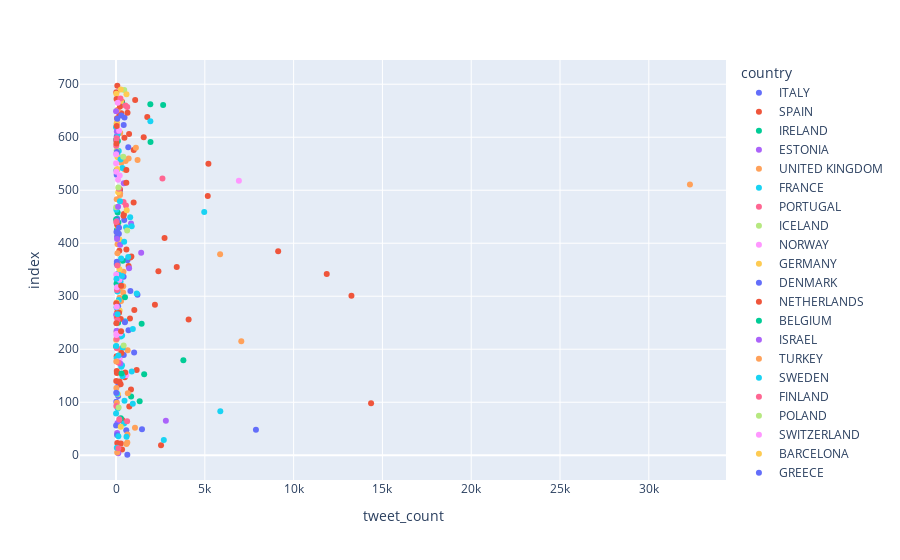

This figure's notebook cell:
### Code cell
px.scatter(startups, x="tweet_count", color= "country")

### Figure 1 — Plotly figure (JSON) as saved in the notebook; plotly's stock layout.template omitted (floating-point values rounded to 4 significant figures)
{"data": [{"hovertemplate": "country=ITALY<br>tweet_count=%{x}<br>index=%{y}<extra></extra>", "legendgroup": "ITALY", "marker": {"color": "#636efa", "symbol": "circle"}, "mode": "markers", "name": "ITALY", "orientation": "h", "showlegend": true, "type": "scatter", "x": [null, 636, 576, null, null, null, 17, 119, null, null, null, 133, null, null, null, null, 1019, null, null, 704, null, 69, 117, null, null, null, 1208, 94, 41, 72, null, 642, null, 461, 65, null, null, null, 222, null, 38, null, null, null, 31, 689, 43, null, null, 476, null, null, null, null, null, null], "xaxis": "x", "y": [0, 1, 47, 78, 81, 100, 101, 112, 119, 121, 126, 133, 157, 163, 166, 186, 194, 208, 209, 236, 264, 278, 281, 282, 294, 296, 303, 322, 323, 334, 336, 368, 409, 444, 446, 476, 481, 495, 499, 527, 529, 530, 544, 547, 569, 581, 602, 605, 626, 637, 656, 659, 678, 683, 693, 699], "yaxis": "y"}, {"hovertemplate": "country=SPAIN<br>tweet_count=%{x}<br>index=%{y}<extra></extra>", "legendgroup": "SPAIN", "marker": {"color": "#EF553B", "symbol": "circle"}, "mode": "markers", "name": "SPAIN", "orientation": "h", "showlegend": true, "type": "scatter", "x": [null, null, 339, null, 273, 69, null, null, null, null, 357, 322, null, null, null, 747, null, null, null, 843, 258, null, 13, 496, 48, 1162, null, 140, 35, null, null, 38, null, 4088, 785, null, 65, 1030, 2190, 156, null, 13256, 147, null, null, null, 11864, 2387, 3418, null, 709, null, 808, 864, null, 9130, 185, 585, null, 2732, null, null, null, null, 991, null, 5165, null, 217, null, null, null, null, null, 5202, null, 996, 1558, 735, null, null, null, 57, 1759, 209, 199, null, 294, 339, 1077, null, null, 15, null, null, 72, null], "xaxis": "x", "y": [2, 7, 11, 16, 22, 23, 33, 45, 50, 63, 66, 67, 69, 72, 76, 92, 106, 109, 123, 124, 134, 138, 140, 147, 155, 161, 162, 178, 187, 191, 216, 233, 244, 256, 258, 268, 270, 274, 284, 290, 300, 301, 315, 318, 321, 326, 342, 347, 355, 356, 357, 363, 373, 375, 378, 385, 386, 388, 389, 410, 434, 453, 454, 474, 477, 482, 489, 497, 502, 504, 506, 512, 534, 545, 550, 567, 576, 600, 606, 609, 610, 622, 636, 638, 642, 643, 644, 645, 667, 670, 671, 677, 685, 687, 692, 697, 698], "yaxis": "y"}, {"hovertemplate": "country=IRELAND<br>tweet_count=%{x}<br>index=%{y}<extra></extra>", "legendgroup": "IRELAND", "marker": {"color": "#00cc96", "symbol": "circle"}, "mode": "markers", "name": "IRELAND", "orientation": "h", "showlegend": true, "type": "scatter", "x": [null, null, null, null, 1331, 849, null, 1585, null, 3791, 5, 1442, null, null, null, 34, 43, null, null, 373, null, 50, 131, 5, null, 91, null, null, null, 27, 1942, null, 103, 6, 1932, 345], "xaxis": "x", "y": [3, 15, 85, 89, 102, 111, 144, 153, 176, 179, 205, 248, 271, 302, 308, 324, 332, 349, 352, 367, 380, 425, 439, 445, 450, 458, 470, 475, 532, 537, 591, 592, 593, 595, 662, 664], "yaxis": "y"}, {"hovertemplate": "country=ESTONIA<br>tweet_count=%{x}<br>index=%{y}<extra></extra>", "legendgroup": "ESTONIA", "marker": {"color": "#ab63fa", "symbol": "circle"}, "mode": "markers", "name": "ESTONIA", "orientation": "h", "showlegend": true, "type": "scatter", "x": [126, 62, 81, 2805, null, 7, null, 1416, null, 845, null, 437], "xaxis": "x", "y": [4, 42, 61, 65, 164, 265, 372, 382, 433, 437, 501, 513], "yaxis": "y"}, {"hovertemplate": "country=UNITED KINGDOM<br>tweet_count=%{x}<br>index=%{y}<extra></extra>", "legendgroup": "UNITED KINGDOM", "marker": {"color": "#FFA15A", "symbol": "circle"}, "mode": "markers", "name": "UNITED KINGDOM", "orientation": "h", "showlegend": true, "type": "scatter", "x": [66, 585, 636, 644, 1067, null, null, 45, 663, 20, 180, 655, 239, null, null, 7053, 5, null, null, null, 282, 197, 400, 211, 406, null, null, 419, null, 86, 5860, 80, null, 87, 91, null, 110, null, null, null, 39, null, 228, 231, null, 32317, 490, 300, 539, 1212, 709, null, 1118, null, 237, 75, 47, null, 94, null], "xaxis": "x", "y": [5, 21, 24, 39, 52, 75, 87, 99, 117, 127, 185, 198, 200, 211, 214, 215, 218, 219, 225, 240, 291, 297, 307, 314, 319, 329, 345, 346, 348, 362, 379, 381, 387, 398, 416, 417, 431, 441, 448, 461, 483, 485, 491, 494, 508, 511, 539, 552, 555, 557, 560, 578, 580, 583, 608, 614, 627, 639, 652, 654], "yaxis": "y"}, {"hovertemplate": "country=FRANCE<br>tweet_count=%{x}<br>index=%{y}<extra></extra>", "legendgroup": "FRANCE", "marker": {"color": "#19d3f3", "symbol": "circle"}, "mode": "markers", "name": "FRANCE", "orientation": "h", "showlegend": true, "type": "scatter", "x": [null, null, 45, null, 590, null, null, 1, 5872, 98, 945, 476, null, null, null, 884, 296, null, 337, 36, 374, null, null, 272, null, null, 507, 155, 1166, 78, 252, 52, 112, 92, null, 287, 686, null, null, 882, 797, null, 4967, 20, null, null, null, null, 357, null, null, 83, null, 152, null, null, null, 106, 3, 1934, 286, null], "xaxis": "x", "y": [6, 9, 14, 34, 35, 53, 73, 79, 83, 88, 97, 103, 110, 129, 146, 158, 167, 169, 170, 183, 203, 217, 222, 224, 243, 246, 253, 293, 305, 309, 328, 335, 343, 359, 366, 371, 374, 377, 384, 432, 449, 457, 459, 463, 464, 488, 507, 525, 542, 548, 565, 566, 571, 574, 582, 589, 603, 607, 619, 630, 663, 669], "yaxis": "y"}, {"hovertemplate": "country=PORTUGAL<br>tweet_count=%{x}<br>index=%{y}<extra></extra>", "legendgroup": "PORTUGAL", "marker": {"color": "#FF6692", "symbol": "circle"}, "mode": "markers", "name": "PORTUGAL", "orientation": "h", "showlegend": true, "type": "scatter", "x": [null, 132, null, null, null, 44, 44, 55, 559, null, null, null], "xaxis": "x", "y": [8, 13, 43, 57, 71, 202, 220, 312, 471, 493, 586, 666], "yaxis": "y"}, {"hovertemplate": "country=ICELAND<br>tweet_count=%{x}<br>index=%{y}<extra></extra>", "legendgroup": "ICELAND", "marker": {"color": "#B6E880", "symbol": "circle"}, "mode": "markers", "name": "ICELAND", "orientation": "h", "showlegend": true, "type": "scatter", "x": [null, null, null, null, null, 9, 36, null, null, 461], "xaxis": "x", "y": [10, 41, 114, 130, 142, 468, 575, 648, 688, 689], "yaxis": "y"}, {"hovertemplate": "country=NORWAY<br>tweet_count=%{x}<br>index=%{y}<extra></extra>", "legendgroup": "NORWAY", "marker": {"color": "#FF97FF", "symbol": "circle"}, "mode": "markers", "name": "NORWAY", "orientation": "h", "showlegend": true, "type": "scatter", "x": [null, null, null, null, null, null, null, 573, null, 205, null, null, null, 21, 54, 12, null, null, null, null, 6918, null, null, null, null, null], "xaxis": "x", "y": [12, 58, 80, 82, 107, 122, 141, 151, 168, 182, 228, 231, 242, 260, 317, 341, 354, 423, 486, 498, 518, 549, 554, 570, 585, 613], "yaxis": "y"}, {"hovertemplate": "country=GERMANY<br>tweet_count=%{x}<br>index=%{y}<extra></extra>", "legendgroup": "GERMANY", "marker": {"color": "#FECB52", "symbol": "circle"}, "mode": "markers", "name": "GERMANY", "orientation": "h", "showlegend": true, "type": "scatter", "x": [null, null, null, null, null, null, null, null, null, 107, null, null, null, null, null, null, null, null, null, 205, null, null, 40, null, null, null, 194, null, null, 194, null, null, 120, null, null, null, null, 66, null, 86, null, 29, null, null, null, null, 278, 588, 18, 272], "xaxis": "x", "y": [17, 27, 55, 74, 84, 91, 105, 108, 113, 115, 125, 136, 172, 190, 197, 213, 252, 259, 263, 273, 275, 276, 288, 292, 316, 330, 351, 392, 405, 407, 436, 480, 496, 509, 510, 526, 531, 540, 561, 562, 596, 625, 634, 640, 653, 655, 668, 681, 682, 690], "yaxis": "y"}, {"hovertemplate": "country=DENMARK<br>tweet_count=%{x}<br>index=%{y}<extra></extra>", "legendgroup": "DENMARK", "marker": {"color": "#636efa", "symbol": "circle"}, "mode": "markers", "name": "DENMARK", "orientation": "h", "showlegend": true, "type": "scatter", "x": [null, null, null, 58, null, null, 7878, 1461, 3, null, null, null, 435, 67, null, null, 809, 426, 41, 45, null, null, null, 61, null, 160, 25, null, null, null, null, null, null, null, null, 48, null, null, null, 432, 69, null], "xaxis": "x", "y": [18, 31, 32, 38, 40, 46, 48, 49, 56, 77, 120, 184, 189, 283, 285, 289, 310, 337, 361, 365, 393, 399, 404, 412, 414, 418, 421, 451, 456, 460, 467, 490, 500, 536, 541, 572, 590, 597, 615, 623, 635, 694], "yaxis": "y"}, {"hovertemplate": "country=NETHERLANDS<br>tweet_count=%{x}<br>index=%{y}<extra></extra>", "legendgroup": "NETHERLANDS", "marker": {"color": "#EF553B", "symbol": "circle"}, "mode": "markers", "name": "NETHERLANDS", "orientation": "h", "showlegend": true, "type": "scatter", "x": [2534, null, 14362, null, null, 520, 41, null, null, 304, null, null, 267, 63, 172, null, 15, null, 289, null, 61, null, 443, null, null, null, null, 473, null, 224, 30, null], "xaxis": "x", "y": [19, 59, 98, 131, 143, 156, 159, 180, 181, 193, 210, 221, 257, 261, 269, 286, 287, 311, 320, 395, 435, 438, 455, 465, 519, 521, 577, 599, 618, 658, 672, 696], "yaxis": "y"}, {"hovertemplate": "country=BELGIUM<br>tweet_count=%{x}<br>index=%{y}<extra></extra>", "legendgroup": "BELGIUM", "marker": {"color": "#00cc96", "symbol": "circle"}, "mode": "markers", "name": "BELGIUM", "orientation": "h", "showlegend": true, "type": "scatter", "x": [null, 269, null, 117, 503, null, null, null, 2653], "xaxis": "x", "y": [20, 70, 96, 250, 298, 401, 411, 419, 661], "yaxis": "y"}, {"hovertemplate": "country=ISRAEL<br>tweet_count=%{x}<br>index=%{y}<extra></extra>", "legendgroup": "ISRAEL", "marker": {"color": "#ab63fa", "symbol": "circle"}, "mode": "markers", "name": "ISRAEL", "orientation": "h", "showlegend": true, "type": "scatter", "x": [null, null, null, null, null, null, null, null, null, 237, 34, null, null, null, null, null, null, 736, null, 233, null, null, null, null, 54, 116, null, null, null, null, 45, null, null, null, 2, null, null], "xaxis": "x", "y": [25, 30, 62, 86, 95, 104, 132, 145, 171, 173, 235, 237, 239, 272, 325, 340, 344, 353, 370, 397, 406, 422, 426, 427, 442, 469, 473, 487, 515, 601, 611, 617, 633, 647, 649, 650, 674], "yaxis": "y"}, {"hovertemplate": "country=TURKEY<br>tweet_count=%{x}<br>index=%{y}<extra></extra>", "legendgroup": "TURKEY", "marker": {"color": "#FFA15A", "symbol": "circle"}, "mode": "markers", "name": "TURKEY", "orientation": "h", "showlegend": true, "type": "scatter", "x": [null, null], "xaxis": "x", "y": [26, 299], "yaxis": "y"}, {"hovertemplate": "country=SWEDEN<br>tweet_count=%{x}<br>index=%{y}<extra></extra>", "legendgroup": "SWEDEN", "marker": {"color": "#19d3f3", "symbol": "circle"}, "mode": "markers", "name": "SWEDEN", "orientation": "h", "showlegend": true, "type": "scatter", "x": [null, 2691, 132, 452, null, 58, null, null, 368, null, 134, null, null, 11, 344, null, 946, null, 87, null, 33, null, null, null, null, 458, 566, null, null, null, null, 251, null, null, null], "xaxis": "x", "y": [28, 29, 36, 60, 94, 116, 128, 135, 149, 150, 188, 192, 199, 206, 226, 232, 238, 254, 266, 277, 279, 383, 394, 400, 402, 403, 430, 472, 516, 543, 553, 558, 680, 684, 695], "yaxis": "y"}, {"hovertemplate": "country=FINLAND<br>tweet_count=%{x}<br>index=%{y}<extra></extra>", "legendgroup": "FINLAND", "marker": {"color": "#FF6692", "symbol": "circle"}, "mode": "markers", "name": "FINLAND", "orientation": "h", "showlegend": true, "type": "scatter", "x": [null, 625, 183, 17, null, null, null, 131, null, 85, null, null, 76, null, null, 10, null, 425, null, null, 159, null, 2614, null, null, 14, 16, 630, 531, 248], "xaxis": "x", "y": [37, 64, 68, 93, 148, 152, 165, 175, 223, 255, 306, 350, 358, 364, 396, 440, 447, 478, 484, 492, 503, 517, 522, 524, 546, 584, 594, 657, 660, 673], "yaxis": "y"}, {"hovertemplate": "country=POLAND<br>tweet_count=%{x}<br>index=%{y}<extra></extra>", "legendgroup": "POLAND", "marker": {"color": "#B6E880", "symbol": "circle"}, "mode": "markers", "name": "POLAND", "orientation": "h", "showlegend": true, "type": "scatter", "x": [null, 145, 429, 626, null, 128, null, 408, null], "xaxis": "x", "y": [44, 90, 207, 424, 443, 505, 523, 563, 691], "yaxis": "y"}, {"hovertemplate": "country=SWITZERLAND<br>tweet_count=%{x}<br>index=%{y}<extra></extra>", "legendgroup": "SWITZERLAND", "marker": {"color": "#FF97FF", "symbol": "circle"}, "mode": "markers", "name": "SWITZERLAND", "orientation": "h", "showlegend": true, "type": "scatter", "x": [null, null, null, 22, 31, 234, null, 41, null, 194, null, null, null, null, null, 113, null, 12, 2, null, 5, null, 173, 96, null, null], "xaxis": "x", "y": [51, 137, 160, 227, 229, 230, 245, 280, 304, 331, 339, 376, 390, 415, 466, 520, 533, 535, 551, 564, 568, 587, 612, 665, 675, 679], "yaxis": "y"}, {"hovertemplate": "country=BARCELONA<br>tweet_count=%{x}<br>index=%{y}<extra></extra>", "legendgroup": "BARCELONA", "marker": {"color": "#FECB52", "symbol": "circle"}, "mode": "markers", "name": "BARCELONA", "orientation": "h", "showlegend": true, "type": "scatter", "x": [267, null], "xaxis": "x", "y": [54, 360], "yaxis": "y"}, {"hovertemplate": "country=GREECE<br>tweet_count=%{x}<br>index=%{y}<extra></extra>", "legendgroup": "GREECE", "marker": {"color": "#636efa", "symbol": "circle"}, "mode": "markers", "name": "GREECE", "orientation": "h", "showlegend": true, "type": "scatter", "x": [12, null, 497, 169, null, 294], "xaxis": "x", "y": [118, 196, 251, 429, 573, 641], "yaxis": "y"}, {"hovertemplate": "country=AUSTRIA<br>tweet_count=%{x}<br>index=%{y}<extra></extra>", "legendgroup": "AUSTRIA", "marker": {"color": "#EF553B", "symbol": "circle"}, "mode": "markers", "name": "AUSTRIA", "orientation": "h", "showlegend": true, "type": "scatter", "x": [192, 284, null, 19, null, null, 420, 580, 582, null, null, 24, 39, null, null, 647], "xaxis": "x", "y": [139, 234, 241, 249, 262, 267, 452, 514, 538, 556, 559, 588, 621, 624, 631, 646], "yaxis": "y"}, {"hovertemplate": "country=MALTA<br>tweet_count=%{x}<br>index=%{y}<extra></extra>", "legendgroup": "MALTA", "marker": {"color": "#00cc96", "symbol": "circle"}, "mode": "markers", "name": "MALTA", "orientation": "h", "showlegend": true, "type": "scatter", "x": [309], "xaxis": "x", "y": [154], "yaxis": "y"}, {"hovertemplate": "country=HUNGARY<br>tweet_count=%{x}<br>index=%{y}<extra></extra>", "legendgroup": "HUNGARY", "marker": {"color": "#ab63fa", "symbol": "circle"}, "mode": "markers", "name": "HUNGARY", "orientation": "h", "showlegend": true, "type": "scatter", "x": [null, null, null, null, 59, null, null, null, null, null, null, null], "xaxis": "x", "y": [174, 201, 204, 295, 408, 420, 428, 616, 620, 628, 632, 651], "yaxis": "y"}, {"hovertemplate": "country=UKRAINE<br>tweet_count=%{x}<br>index=%{y}<extra></extra>", "legendgroup": "UKRAINE", "marker": {"color": "#FFA15A", "symbol": "circle"}, "mode": "markers", "name": "UKRAINE", "orientation": "h", "showlegend": true, "type": "scatter", "x": [16, null, null], "xaxis": "x", "y": [177, 579, 686], "yaxis": "y"}, {"hovertemplate": "country=SLOVENIA<br>tweet_count=%{x}<br>index=%{y}<extra></extra>", "legendgroup": "SLOVENIA", "marker": {"color": "#19d3f3", "symbol": "circle"}, "mode": "markers", "name": "SLOVENIA", "orientation": "h", "showlegend": true, "type": "scatter", "x": [null, null, null, 31, 337, null, null, 222, null], "xaxis": "x", "y": [195, 212, 313, 333, 338, 369, 391, 479, 629], "yaxis": "y"}, {"hovertemplate": "country=SLOVAKIA<br>tweet_count=%{x}<br>index=%{y}<extra></extra>", "legendgroup": "SLOVAKIA", "marker": {"color": "#FF6692", "symbol": "circle"}, "mode": "markers", "name": "SLOVAKIA", "orientation": "h", "showlegend": true, "type": "scatter", "x": [null, 35], "xaxis": "x", "y": [247, 598], "yaxis": "y"}, {"hovertemplate": "country=CYPRUS<br>tweet_count=%{x}<br>index=%{y}<extra></extra>", "legendgroup": "CYPRUS", "marker": {"color": "#B6E880", "symbol": "circle"}, "mode": "markers", "name": "CYPRUS", "orientation": "h", "showlegend": true, "type": "scatter", "x": [null], "xaxis": "x", "y": [327], "yaxis": "y"}, {"hovertemplate": "country=UNDEFINED<br>tweet_count=%{x}<br>index=%{y}<extra></extra>", "legendgroup": "UNDEFINED", "marker": {"color": "#FF97FF", "symbol": "circle"}, "mode": "markers", "name": "UNDEFINED", "orientation": "h", "showlegend": true, "type": "scatter", "x": [null, 207], "xaxis": "x", "y": [413, 528], "yaxis": "y"}, {"hovertemplate": "country=PERUGIA<br>tweet_count=%{x}<br>index=%{y}<extra></extra>", "legendgroup": "PERUGIA", "marker": {"color": "#FECB52", "symbol": "circle"}, "mode": "markers", "name": "PERUGIA", "orientation": "h", "showlegend": true, "type": "scatter", "x": [599], "xaxis": "x", "y": [462], "yaxis": "y"}, {"hovertemplate": "country=LC<br>tweet_count=%{x}<br>index=%{y}<extra></extra>", "legendgroup": "LC", "marker": {"color": "#636efa", "symbol": "circle"}, "mode": "markers", "name": "LC", "orientation": "h", "showlegend": true, "type": "scatter", "x": [null], "xaxis": "x", "y": [604], "yaxis": "y"}, {"hovertemplate": "country=LITHUANIA<br>tweet_count=%{x}<br>index=%{y}<extra></extra>", "legendgroup": "LITHUANIA", "marker": {"color": "#EF553B", "symbol": "circle"}, "mode": "markers", "name": "LITHUANIA", "orientation": "h", "showlegend": true, "type": "scatter", "x": [null], "xaxis": "x", "y": [676], "yaxis": "y"}], "layout": {"legend": {"title": {"text": "country"}, "tracegroupgap": 0}, "margin": {"t": 60}, "xaxis": {"anchor": "y", "domain": [0, 1], "title": {"text": "tweet_count"}}, "yaxis": {"anchor": "x", "domain": [0, 1], "title": {"text": "index"}}}}
